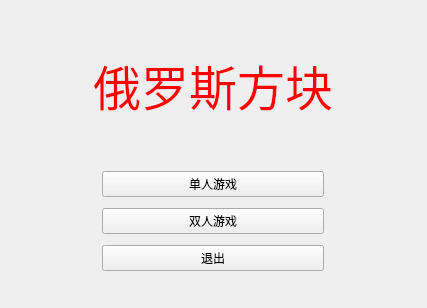
<?xml version="1.0" encoding="UTF-8"?>
<ui version="4.0">
 <class>Widget</class>
 <widget class="QWidget" name="Widget">
  <property name="geometry">
   <rect>
    <x>0</x>
    <y>0</y>
    <width>427</width>
    <height>308</height>
   </rect>
  </property>
  <property name="sizePolicy">
   <sizepolicy hsizetype="Maximum" vsizetype="Preferred">
    <horstretch>0</horstretch>
    <verstretch>0</verstretch>
   </sizepolicy>
  </property>
  <property name="focusPolicy">
   <enum>Qt::StrongFocus</enum>
  </property>
  <property name="windowTitle">
   <string>Widget</string>
  </property>
  <layout class="QVBoxLayout" name="verticalLayout">
   <item>
    <widget class="QWidget" name="widget" native="true">
     <layout class="QGridLayout" name="gridLayout">
      <item row="0" column="0">
       <widget class="QLabel" name="mainNameLabel">
        <property name="sizePolicy">
         <sizepolicy hsizetype="Fixed" vsizetype="Preferred">
          <horstretch>0</horstretch>
          <verstretch>0</verstretch>
         </sizepolicy>
        </property>
        <property name="contextMenuPolicy">
         <enum>Qt::DefaultContextMenu</enum>
        </property>
        <property name="frameShadow">
         <enum>QFrame::Plain</enum>
        </property>
        <property name="text">
         <string>&lt;html&gt;&lt;head/&gt;&lt;body&gt;&lt;p&gt;&lt;span style=&quot; font-size:36pt; color:#ff0000;&quot;&gt;俄罗斯方块&lt;/span&gt;&lt;/p&gt;&lt;/body&gt;&lt;/html&gt;</string>
        </property>
        <property name="textFormat">
         <enum>Qt::AutoText</enum>
        </property>
        <property name="alignment">
         <set>Qt::AlignCenter</set>
        </property>
        <property name="wordWrap">
         <bool>false</bool>
        </property>
        <property name="openExternalLinks">
         <bool>false</bool>
        </property>
       </widget>
      </item>
      <item row="1" column="0">
       <widget class="QWidget" name="widget_2" native="true">
        <layout class="QVBoxLayout" name="verticalLayout_2">
         <item>
          <widget class="QPushButton" name="sigleBtn">
           <property name="sizePolicy">
            <sizepolicy hsizetype="Minimum" vsizetype="Fixed">
             <horstretch>0</horstretch>
             <verstretch>0</verstretch>
            </sizepolicy>
           </property>
           <property name="focusPolicy">
            <enum>Qt::NoFocus</enum>
           </property>
           <property name="text">
            <string>单人游戏</string>
           </property>
          </widget>
         </item>
         <item>
          <widget class="QPushButton" name="doubleBtn">
           <property name="text">
            <string>双人游戏</string>
           </property>
          </widget>
         </item>
         <item>
          <widget class="QPushButton" name="exitBtn">
           <property name="text">
            <string>退出</string>
           </property>
          </widget>
         </item>
        </layout>
       </widget>
      </item>
     </layout>
    </widget>
   </item>
  </layout>
 </widget>
 <resources/>
 <connections/>
</ui>
